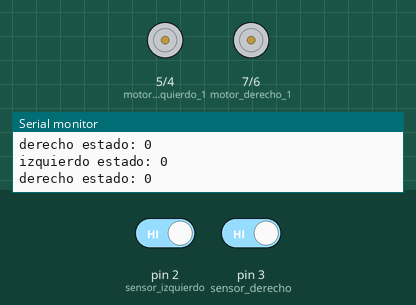
This sketch was run on a simulated Arduino Uno, built with avr-gcc and run on an emulated ATmega328P. On the bench: motor-driver pin pairs drawn as motors (green arrow = first pin HIGH = forward, orange = second pin HIGH = backward, longer = more drive), the last lines printed to the serial monitor. The inputs (shaded band) are chosen by the test bench; at power-on: pin 2 (sensor_izquierdo) HIGH, pin 3 (sensor_derecho) HIGH.

Above: at 4.2 s.
4.3 s: pin 2 (sensor_izquierdo) driven LOW
At 4.8 s:
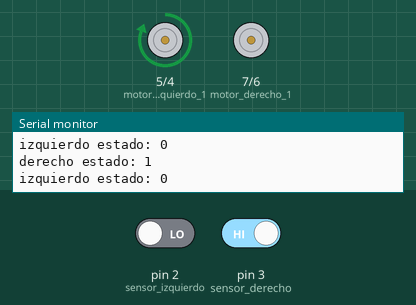
5.8 s: pin 3 (sensor_derecho) driven LOW
At 7.0 s:
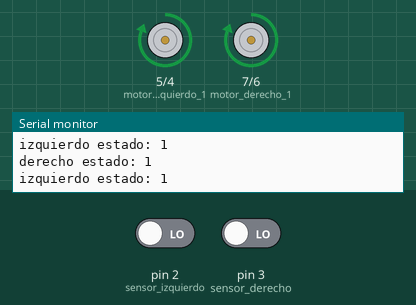
7.3 s: pin 2 (sensor_izquierdo) driven HIGH
At 8.1 s:
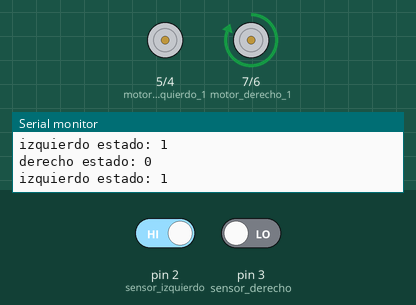
8.8 s: pin 3 (sensor_derecho) driven HIGH
At 9.1 s:
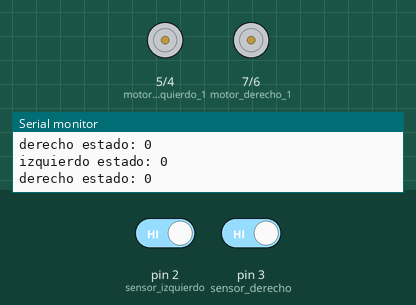
Timing chart, 0 to 11.3 s (numbered marks = the images above; inputs shaded):
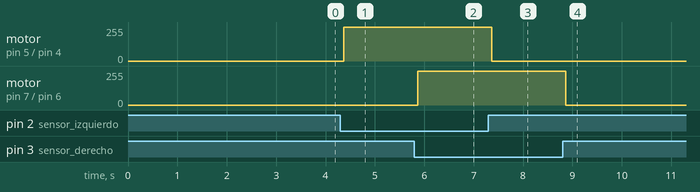

The sketch:

01-basico.ino
```cpp
//PINES DE CONEXIÓN
#define sensor_izquierdo 2  // sensor izquierdo
#define sensor_derecho 3    // sensor derecho
#define motor_izquierdo_1 5 // motor izquierdo
#define motor_izquierdo_2 4 // motor izquierdo
#define motor_derecho_1 7   // motor derecho
#define motor_derecho_2 6   // motor derecho
//VARIABLES DE USO INTERNO
int sensor_izquierdo_estado;
int sensor_derecho_estado;
//CONFIGURAMOS ARDUNIO
void setup()
{
  pinMode(sensor_izquierdo, INPUT);
  pinMode(sensor_derecho, INPUT);
  pinMode(motor_izquierdo_1, OUTPUT);
  pinMode(motor_izquierdo_2, OUTPUT);
  pinMode(motor_derecho_1, OUTPUT);
  pinMode(motor_derecho_2, OUTPUT);

  Serial.begin(9600);
  delay(3000);
  Serial.println("Configuración completa");
}
//PROGRAMA DEL SEGUIDOR DE LINEAS
void loop()
{
  sensor_izquierdo_estado = !digitalRead(sensor_izquierdo);
  sensor_derecho_estado = !digitalRead(sensor_derecho);

  Serial.print("derecho estado: ");
  Serial.println(sensor_izquierdo_estado);
  Serial.print("izquierdo estado: ");
  Serial.println(sensor_derecho_estado);

  if(sensor_izquierdo_estado && sensor_derecho_estado)    // muevo adelante
  {
    digitalWrite(motor_izquierdo_1, HIGH);
    digitalWrite(motor_izquierdo_2, LOW);
    digitalWrite(motor_derecho_1, HIGH);
    digitalWrite(motor_derecho_2, LOW);
  }

  if(!(sensor_izquierdo_estado) && sensor_derecho_estado)   // doblo a la derecha
  {
    digitalWrite(motor_izquierdo_1, LOW);
    digitalWrite(motor_izquierdo_2, LOW);
    digitalWrite(motor_derecho_1, HIGH);
    digitalWrite(motor_derecho_2, LOW);
  }

  if(sensor_izquierdo_estado && !(sensor_derecho_estado))   // doblo a la izquierda
  {
    digitalWrite(motor_izquierdo_1, HIGH);
    digitalWrite(motor_izquierdo_2, LOW);
    digitalWrite(motor_derecho_1, LOW);
    digitalWrite(motor_derecho_2, LOW);
  }

  if(!(sensor_izquierdo_estado) && !(sensor_derecho_estado))  // paro
  {
    digitalWrite(motor_izquierdo_1, LOW);
    digitalWrite(motor_izquierdo_2, LOW);
    digitalWrite(motor_derecho_1, LOW);
    digitalWrite(motor_derecho_2, LOW);
  }
}
```

Measured:
- after the input at 4.3 s, motor on pin 5 (motor_izquierdo_1) / pin 4 (motor_izquierdo_2): stopped → forward 255/255 after 0.07 s
- after the input at 5.8 s, motor on pin 7 (motor_derecho_1) / pin 6 (motor_derecho_2): stopped → forward 255/255 after 0.07 s
- after the input at 7.3 s, motor on pin 5 (motor_izquierdo_1) / pin 4 (motor_izquierdo_2): forward 255/255 → stopped after 0.07 s
- after the input at 8.8 s, motor on pin 7 (motor_derecho_1) / pin 6 (motor_derecho_2): forward 255/255 → stopped after 0.07 s
